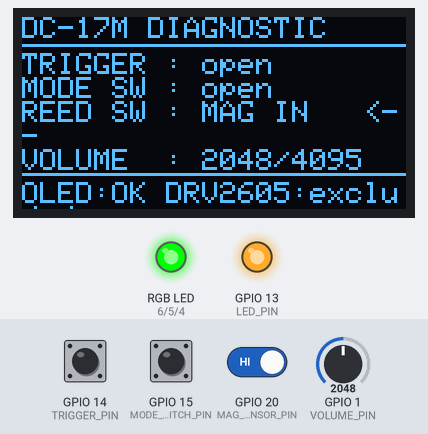
A sketch run on a simulated ESP32-S3. On the bench: 128×64 one-colour display, an RGB LED mixed from three pins (HIGH = lit), output pins drawn as LEDs (lit = HIGH). Dashed ring = blinking. Inputs (shaded band) come from the test bench; at power-on: GPIO 20 (MAG_SENSOR_PIN) HIGH, GPIO 14 (TRIGGER_PIN) HIGH, GPIO 15 (MODE_SWITCH_PIN) HIGH, GPIO 1 (VOLUME_PIN) = 2048. What the sketch prints to the serial monitor is not drawn.

Above: at 2.1 s.
2.2 s: GPIO 20 (MAG_SENSOR_PIN) driven LOW
At 3.2 s:
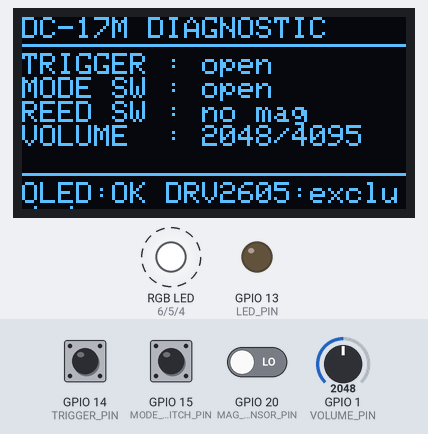
5.2 s: GPIO 14 (TRIGGER_PIN) pulled LOW for 1 s
At 5.6 s:
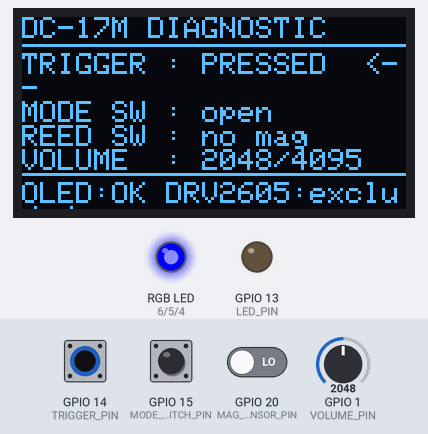
6.8 s: GPIO 20 (MAG_SENSOR_PIN) driven HIGH
At 9.3 s:
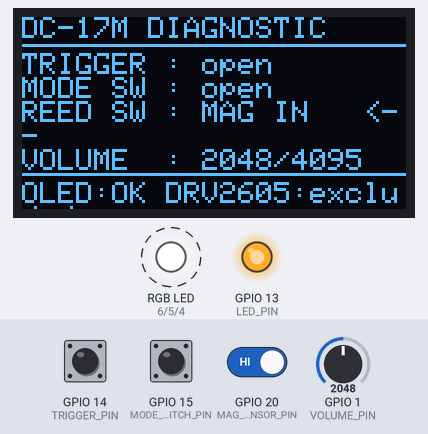
9.7 s: GPIO 15 (MODE_SWITCH_PIN) pulled LOW for 0.15 s
At 9.83 s:
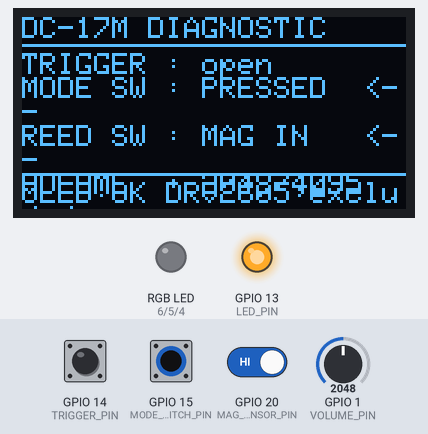
10.4 s: GPIO 14 (TRIGGER_PIN) pulled LOW for 0.15 s
At 10.52 s:
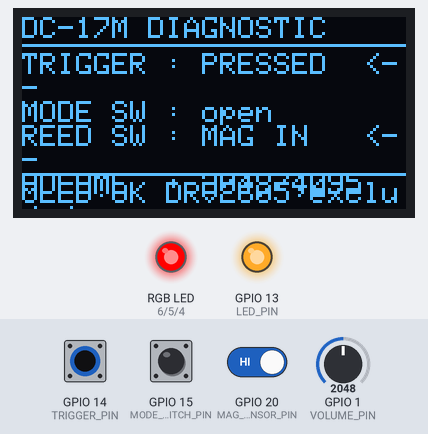
12.0 s: GPIO 1 (VOLUME_PIN) set to 560
At 12.7 s:
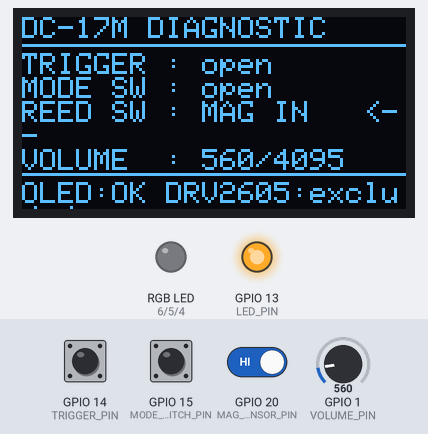
Timing chart, 0 to 14.5 s (numbered marks = the images above; inputs shaded):
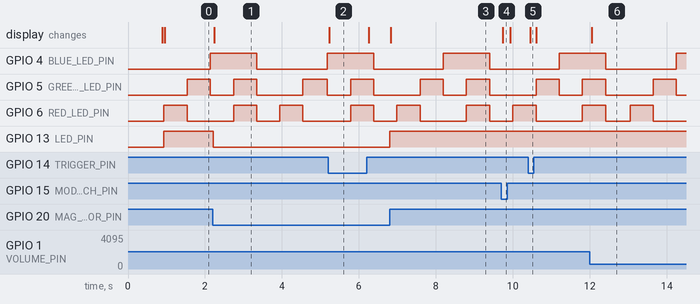

The sketch:

dc17m_diagnostic.ino
```cpp
// =============================================================
//  DC-17M DIAGNOSTIC SKETCH
//  ESP32-S3-WROOM-1 N16R8
//  Tests every component individually — NO sound, no PSRAM load
//  Open Serial Monitor at 115200 baud
// =============================================================

#include <Arduino.h>
#include <Wire.h>
#include <Adafruit_GFX.h>
#include <Adafruit_SH110X.h>
#include "driver/i2s.h"
#include <driver/ledc.h>

// ── Pin definitions (from main sketch) ────────────────────────
#define MODE_SWITCH_PIN   15
#define TRIGGER_PIN       14
#define MAG_SENSOR_PIN    20
#define VOLUME_PIN         1
#define RED_LED_PIN        6
#define GREEN_LED_PIN      5
#define BLUE_LED_PIN       4
#define LED_PIN           13   // magazine LED (2-pin, blue)

// ── I2C pins — explicit declaration to avoid default pin ambiguity ─
// Default ESP32-S3 I2C: SDA=GPIO8, SCL=GPIO9
// Change these if your wiring differs
#define I2C_SDA   8
#define I2C_SCL   9

#define I2S_BCLK 38
#define I2S_LRCK 39
#define I2S_DOUT 37

#define SCREEN_WIDTH     128
#define SCREEN_HEIGHT     64

// ── I2C address for SH1106 (typically 0x3C) ───────────────────
#define OLED_ADDR       0x3C

// ── Objects ───────────────────────────────────────────────────
Adafruit_SH1106G display(SCREEN_WIDTH, SCREEN_HEIGHT, &Wire, -1);

// ── Test state ────────────────────────────────────────────────
bool oledOK = false;

// ── Timing ────────────────────────────────────────────────────
unsigned long lastPrint     = 0;
unsigned long lastRgbStep   = 0;
int  rgbStep = 0;


// =============================================================
//  SETUP
// =============================================================
void setup() {
  Serial.begin(115200);
  delay(800);   // give serial monitor time to open
  Serial.println("\n\n========================================");
  Serial.println("  DC-17M DIAGNOSTIC — v1.0");
  Serial.println("========================================\n");

  // ── GPIO inputs ───────────────────────────────────────────
  pinMode(TRIGGER_PIN,     INPUT_PULLUP);
  pinMode(MODE_SWITCH_PIN, INPUT_PULLUP);
  pinMode(MAG_SENSOR_PIN,  INPUT_PULLUP);

  // ── GPIO outputs ──────────────────────────────────────────
  pinMode(LED_PIN, OUTPUT);
  digitalWrite(LED_PIN, LOW);

  // ── LEDC for RGB LED (ESP32 Arduino core v3.x API) ────────
  ledcAttach(RED_LED_PIN,   5000, 8);
  ledcAttach(GREEN_LED_PIN, 5000, 8);
  ledcAttach(BLUE_LED_PIN,  5000, 8);
  setRGB(0, 0, 0);
  Serial.println("[RGB]     LEDC channels configured");

  // ── I2C bus ───────────────────────────────────────────────
  // Explicit SDA/SCL — removes default pin ambiguity on ESP32-S3
  // 100kHz (standard mode) instead of 400kHz — more tolerant of
  // long wires, missing pull-ups, or marginal signal quality
  Wire.begin(I2C_SDA, I2C_SCL);
  Wire.setClock(100000);
  Serial.printf("[I2C]     Bus started on SDA=GPIO%d SCL=GPIO%d @ 100kHz\n", I2C_SDA, I2C_SCL);
  Serial.println("[I2C]     Scanning...");
  scanI2C();

  // ── OLED ──────────────────────────────────────────────────
  Serial.print("[OLED]    Initialising SH1106... ");
  if (display.begin(OLED_ADDR, true)) {
    oledOK = true;
    Serial.println("OK ✓");
    display.clearDisplay();
    display.setTextSize(1);
    display.setTextColor(SH110X_WHITE);
    display.setCursor(0, 0);
    display.println("DC-17M DIAGNOSTIC");
    display.println("──────────────────");
    display.println("Serial: 115200 baud");
    display.println("");
    display.println("Testing components...");
    display.display();
  } else {
    Serial.println("FAILED ✗  — check wiring / I2C address");
  }

  // ── ADC / potentiometer ───────────────────────────────────
  Serial.println("[POT]     Volume pot on GPIO1 (ADC) — will print in loop");

  Serial.println("\n──────── BOOT SUMMARY ────────");
  Serial.printf("  OLED   (SH1106)  : %s\n", oledOK ? "OK ✓" : "FAIL ✗");
  Serial.println("  RGB LED          : check colours cycling in loop");
  Serial.println("  Mag LED (GPIO13) : follows MAG_SENSOR state");
  Serial.println("  Trigger  (GPIO14): pull to test");
  Serial.println("  Mode sw  (GPIO15): toggle to test");
  Serial.println("  Reed sw  (GPIO20): insert mag to test");
  Serial.println("  Volume   (GPIO1) : turn pot to test");
  Serial.println("  DRV2605          : EXCLUDED from this build");
  Serial.println("──────────────────────────────\n");
  Serial.println("Entering diagnostic loop...\n");
}


// =============================================================
//  HELPERS
// =============================================================

void setRGB(uint8_t r, uint8_t g, uint8_t b) {
  ledcWrite(RED_LED_PIN,   r);
  ledcWrite(GREEN_LED_PIN, g);
  ledcWrite(BLUE_LED_PIN,  b);
}

// Scans I2C bus and prints found addresses — helps confirm OLED + DRV2605
void scanI2C() {
  int found = 0;
  for (uint8_t addr = 1; addr < 127; addr++) {
    Wire.beginTransmission(addr);
    if (Wire.endTransmission() == 0) {
      Serial.printf("  [I2C]   Device found at 0x%02X", addr);
      if (addr == 0x3C || addr == 0x3D) Serial.print("  ← OLED SH1106");
      if (addr == 0x5A || addr == 0x5B) Serial.print("  ← DRV2605 haptic");
      Serial.println();
      found++;
    }
  }
  if (found == 0) Serial.println("  [I2C]   No devices found — check SDA/SCL wiring");
  Serial.printf("  [I2C]   %d device(s) found\n\n", found);
}

// Cycles RGB LED through R → G → B → White → Off, one step per call
void stepRGB() {
  switch (rgbStep) {
    case 0: setRGB(255,   0,   0); break;  // Red
    case 1: setRGB(  0, 255,   0); break;  // Green
    case 2: setRGB(  0,   0, 255); break;  // Blue
    case 3: setRGB(255, 255, 255); break;  // White
    case 4: setRGB(  0,   0,   0); break;  // Off
  }
  rgbStep = (rgbStep + 1) % 5;
}

// Updates OLED with live component states
void updateDiagOLED(bool trigger, bool modeSw, bool mag, int pot) {
  if (!oledOK) return;
  display.clearDisplay();
  display.setTextSize(1);
  display.setTextColor(SH110X_WHITE);

  display.setCursor(0, 0);
  display.println("DC-17M DIAGNOSTIC");
  display.drawFastHLine(0, 9, 128, SH110X_WHITE);

  display.setCursor(0, 12);
  display.printf("TRIGGER : %s\n", trigger ? "PRESSED  <--" : "open");
  display.printf("MODE SW : %s\n", modeSw  ? "PRESSED  <--" : "open");
  display.printf("REED SW : %s\n", mag     ? "MAG IN   <--" : "no mag");
  display.printf("VOLUME  : %d/4095\n", pot);

  display.drawFastHLine(0, 52, 128, SH110X_WHITE);
  display.setCursor(0, 55);
  display.printf("OLED:%s DRV2605:excluded", oledOK ? "OK" : "ERR");
  display.display();
}


// =============================================================
//  LOOP
// =============================================================
void loop() {
  unsigned long now = millis();

  // ── Read all inputs ───────────────────────────────────────
  bool trigger = (digitalRead(TRIGGER_PIN)     == LOW);   // active LOW pullup
  bool modeSw  = (digitalRead(MODE_SWITCH_PIN) == LOW);
  bool mag     = (digitalRead(MAG_SENSOR_PIN)  == HIGH);  // HIGH = mag inserted (reed closed)
  int  pot     = analogRead(VOLUME_PIN);

  // ── Magazine LED follows reed switch ─────────────────────
  digitalWrite(LED_PIN, mag ? HIGH : LOW);

  // ── RGB cycles every 600ms automatically ──────────────────
  if (now - lastRgbStep > 600) {
    stepRGB();
    lastRgbStep = now;
  }

  // ── OLED live update ──────────────────────────────────────
  updateDiagOLED(trigger, modeSw, mag, pot);

  // ── Serial report every 500ms ─────────────────────────────
  if (now - lastPrint > 500) {
    Serial.println("┌─────────────────────────────┐");
    Serial.printf( "│ TRIGGER  (GPIO14) : %s\n", trigger ? "PRESSED ◄" : "open     ");
    Serial.printf( "│ MODE SW  (GPIO15) : %s\n", modeSw  ? "PRESSED ◄" : "open     ");
    Serial.printf( "│ REED SW  (GPIO20) : %s\n", mag     ? "MAG IN  ◄" : "no mag   ");
    Serial.printf( "│ VOLUME   (GPIO 1) : %4d / 4095\n", pot);
    Serial.printf( "│ MAG LED  (GPIO13) : %s\n", mag     ? "ON  ◄"     : "off      ");
    Serial.printf( "│ RGB LED           : step %d/4\n", (rgbStep + 4) % 5);
    Serial.printf( "│ OLED              : %s\n", oledOK  ? "OK ✓" : "FAIL ✗");
    Serial.println("│ DRV2605           : excluded");
    Serial.println("└─────────────────────────────┘");
    lastPrint = now;
  }
}
```

Measured:
- after the input at 2.2 s, GPIO 13 (LED_PIN): HIGH → LOW at once; the display: changes at once (image 1)
- after the input at 5.2 s, the display: changes at once (image 2)
- after the input at 6.8 s, GPIO 13 (LED_PIN): LOW → HIGH at once; the display: changes at once (image 3)
- after the input at 9.7 s, the display: changes at once (image 4)
- after the input at 10.4 s, the display: changes after 0.05 s (image 5)
- after the input at 12.0 s, the display: changes after 0.05 s (image 6)
- by itself, GPIO 5 (GREEN_LED_PIN): alternates HIGH for 0.62 s and LOW for 1.2 s
- by itself, GPIO 6 (RED_LED_PIN): alternates HIGH for 0.60 s and LOW for 0.60 s
